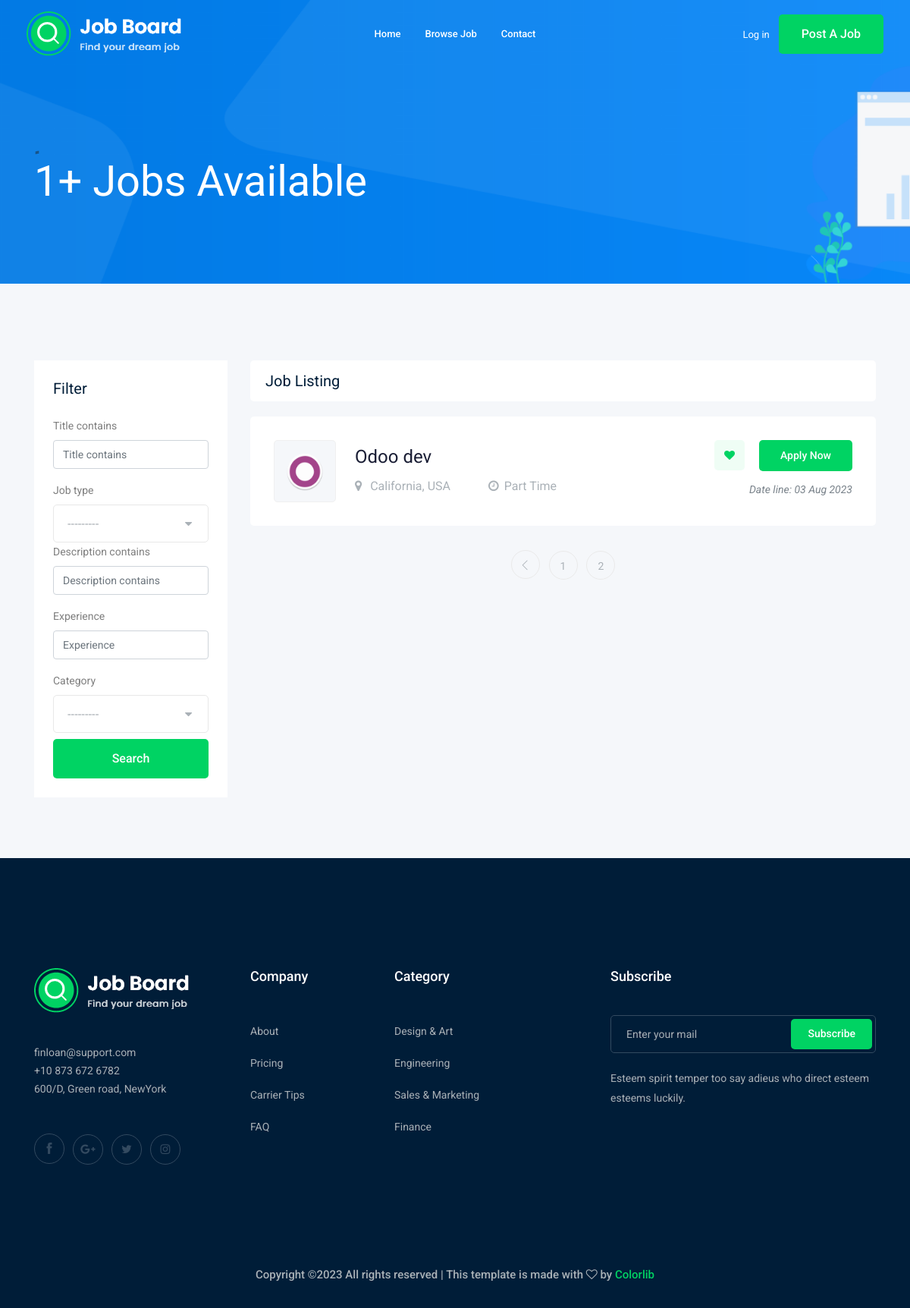
The page /jobs/?page=2 on the database as committed earlier.
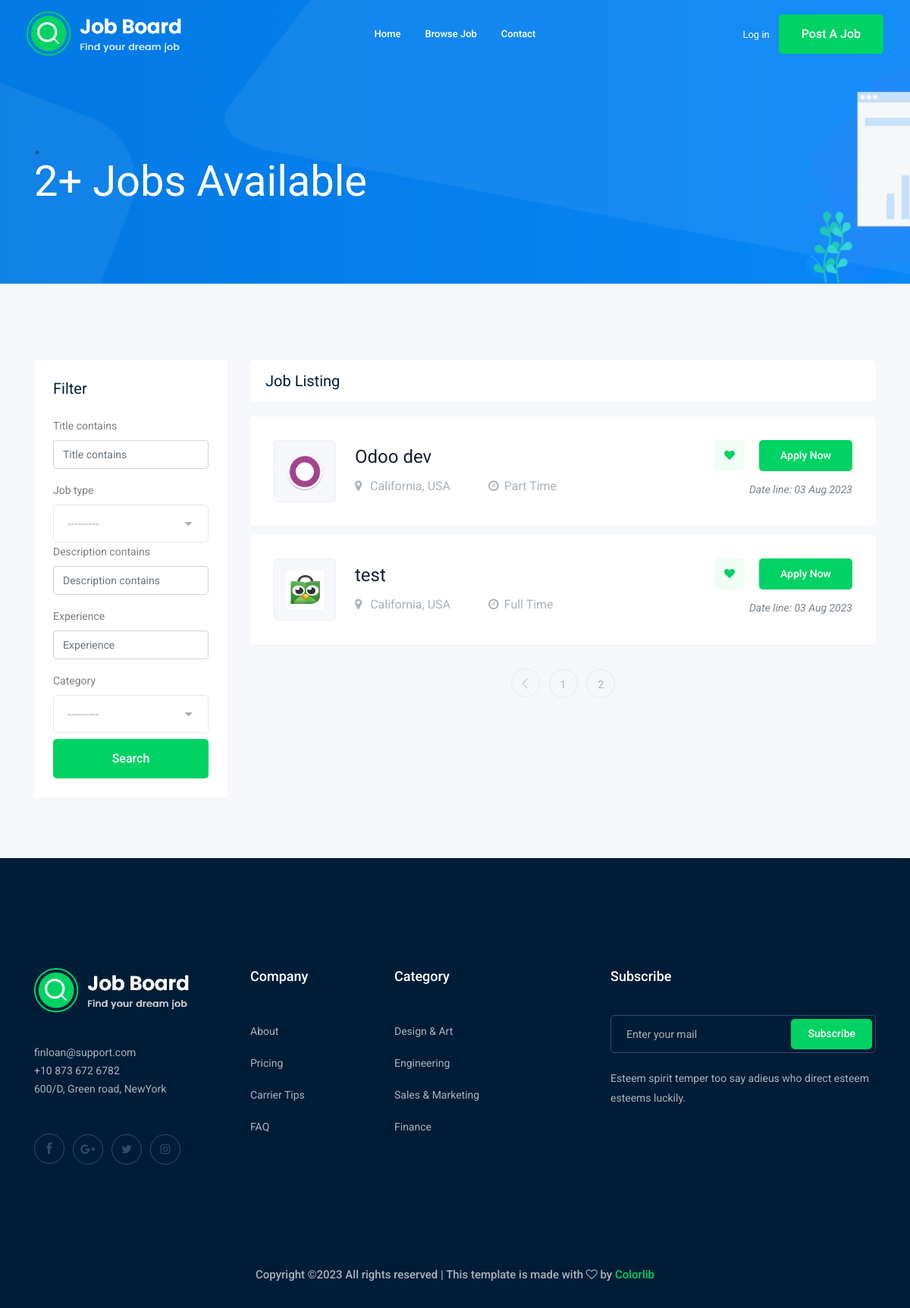
The same page on the database as committed later.
### wazifa/models.py (models this page shows, shortened)
class Job(models.Model):
    owner = models.ForeignKey(User, related_name='job_owner',on_delete=models.CASCADE)
    title = models.CharField(max_length=150)
    job_type = models.CharField (max_length=15 , choices=JOB_TYPE)
    description = models.TextField(max_length=1000)
    published_at = models.DateTimeField(auto_now=True, auto_now_add=False)
    vacancy = models.IntegerField(default=1)
    salary = models.IntegerField(default=0)
    experience = models.IntegerField(default=1)
    category = models.ForeignKey('Category', on_delete=models.CASCADE)
    image = models.ImageField(upload_to=img_upload)
    slug = models.SlugField(blank=True, null=True)
    def __str__(self):
        return self.title

### wazifa/views.py (the view)
# urls.py: path('', views.job_list , name='job_list'),
def job_list(request):
    job_list = Job.objects.all() #get all jobs
    myfilter = JobFilter(request.GET,queryset=job_list)
    job_list =myfilter.qs
    paginator = Paginator(job_list, 8)  # Show 25 contacts per page.
    page_number = request.GET.get("page")
    page_obj = paginator.get_page(page_number)
    return render(request, 'wazifa/job_list.html', {'jobs':page_obj , 'myfilter':myfilter}) #--> template name

### wazifa/models.py (called while the page is built)
    def __str__(self):
        return self.name

### wazifa/templates/wazifa/job_list.html (shortened to what the changed rows need)
{% extends 'base.html' %}
{% load bootstrap5 %}
{% block body %}
    <div class="bradcam_area bradcam_bg_1">
        <div class="container">
            <div class="row">
                <div class="col-xl-12">
                    <div class="bradcam_text">
                        <h3> {{jobs|length}}+ Jobs Available</h3>
                    </div>
                </div>
            </div>
        </div>
    </div>
    <div class="job_listing_area plus_padding">
        <div class="container">
            <div class="row">
                <div class="col-lg-9">
                    <div class="job_lists m-0">
                        <div class="row">
                            {% for job in jobs %}
                            <div class="col-lg-12 col-md-12">
                                <div class="single_jobs white-bg d-flex justify-content-between">
                                    <div class="jobs_left d-flex align-items-center">
                                        <div class="thumb">
                                            <img src="{{job.image.url}}" alt="" width="50px" height="51px">
                                        </div>
                                        <div class="jobs_conetent">
                                            <a href="{% url 'jobs:job_detail' job.slug %}"><h4>{{job}}</h4></a>
                                            <div class="links_locat d-flex align-items-center">
                                                <div class="location">
                                                    <p> <i class="fa fa-map-marker"></i> California, USA</p>
                                                </div>
                                                <div class="location">
                                                    <p> <i class="fa fa-clock-o"></i>{{job.job_type}}</p>
                                                </div>
                                            </div>
                                        </div>
                                    </div>
                                    <div class="jobs_right">
                                        <div class="apply_now">
                                            <a class="heart_mark" href="#"> <i class="fa fa-heart"></i> </a>
                                            <a href="{% url 'jobs:job_detail' job.slug %}" class="boxed-btn3">Apply Now</a>
                                        </div>
                                        <div class="date">
                                            <p>Date line: {{job.published_at|date:'d M o'}}</p>
                                        </div>
                                    </div>
                                </div>
                            </div>
                        {% endfor %}
                        </div>
                        {% if jobs.has_other_pages %}
                            <div class="row">
                                <div class="col-lg-12">
                                    <div class="pagination_wrap">
                                        <ul>
                                            {% for i in jobs.paginator.page_range %}
                                             <li><a href="?page={{i}}"><span>{{i}}</span></a></li>
                                            {% endfor %}
                                        </ul>
                                    </div>
                                </div>
                            </div>
                       {% endif %}
                    </div>
                </div>
            </div>
        </div>
    </div>
    {% endblock body %}

Rows that differ between the two databases and show on the page:
added Job: image (picture), title "test", job_type "Full Time", published_at "03 Aug 2023"
Other text that changed with them:
{{ jobs|length }}: "1" → "2"
